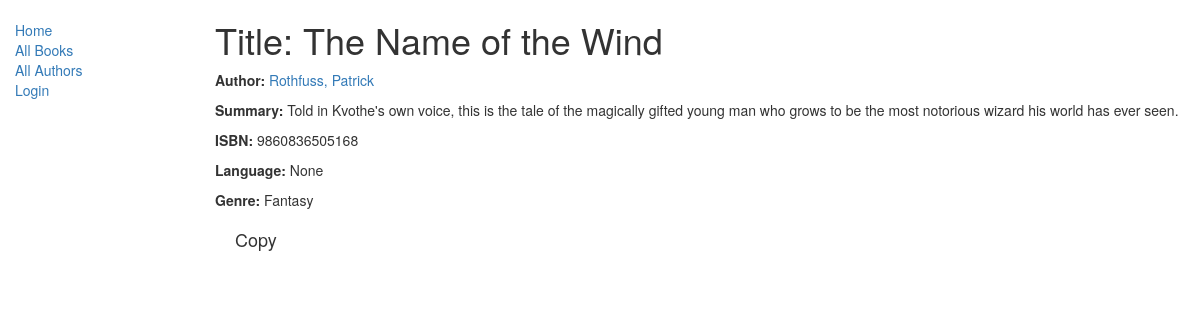
The app's page /catalog/books/2/, older data.
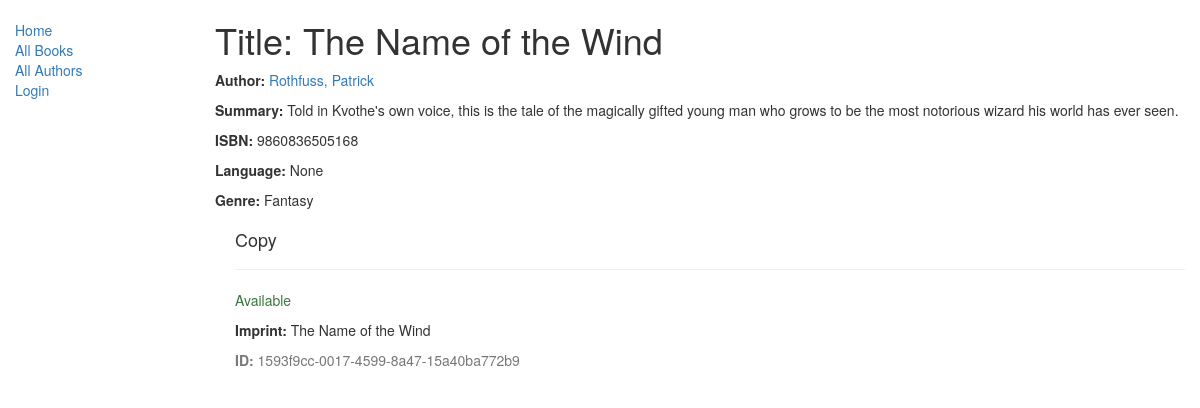
The same page, newer data.
### catalog/models.py (models this page shows, shortened)
class Genre(models.Model):
	name = models.CharField(max_length=200, help_text='Enter a book genre (e.g. Science Ficion, French Poetry, etc.)')
	def __str__(self):
		return self.name

class BookInstance(models.Model):
	id = models.UUIDField(primary_key=True, default=uuid.uuid4, help_text='Unique ID for the particular book across the entire library')
	book = models.ForeignKey('Book', on_delete=models.SET_NULL, null=True)
	imprint = models.CharField(max_length=200)
	due_back = models.DateField(null=True, blank=True)
	borrower = models.ForeignKey(User, on_delete=models.SET_NULL, null=True, blank=True)
	LOAN_STATUS = (
		('m', 'Maintenance'),
		('o', 'On Loan'),
		('a', 'Available'),
		('r', 'Reserved'),
	)
	status = models.CharField(max_length=1, choices=LOAN_STATUS, blank=True, default='m', help_text='Book Availability')
	class Meta:
		ordering = ['due_back']
		permissions = (('can_marked_returned', 'Set book as returned'), )

### catalog/views.py (the view)
# urls.py: url(r'^books/(?P<pk>[0-9]+)/$', views.BookDetailView.as_view(), name='book-detail'),
class BookDetailView(DetailView):
	model = Book

### catalog/models.py (called while the page is built)
	def __str__(self):
		return '{0}, {1}'.format(self.last_name,self.first_name)

### catalog/templates/catalog/book_detail.html (shortened to what this page needs)
{% extends "base_generic.html" %}
{% block content %}
<h1>Title: {{ book.title }}</h1>
<p><strong>Author: </strong> <a href="{% url "catalog:author-detail" book.author.pk %}">{{ book.author }}</a></p>
<p><strong>Summary: </strong>{{ book.summary }}</p>
<p><strong>ISBN: </strong>{{ book.isbn }}</p>
<p><strong>Language: </strong>{{ book.language }}</p>
<p><strong>Genre: </strong>{% for genre in book.genre.all %} {{ genre }}{% if not forloop.last %}, {% endif %}{% endfor %}</p>
<div style="margin-left:20px; margin-top:20px; ">
<h4>Copy</h4>
{% for copy in book.bookinstance_set.all %}
	<hr>
	<p class="{% if copy.status == 'a' %}text-success {% elif copy.status == 'm' %}text-danger{% endif %}">{{ copy.get_status_display }}</p>
	<p><strong>Imprint:</strong> {{ copy.imprint }}</p>
	<p class="text-muted"><strong>ID:</strong> {{ copy.id }}</p>
{% endfor %}
</div>
{% endblock content %}

Row changes from the older to the newer data that the page shows:
added BookInstance: status "Available", imprint "The Name of the Wind", id "1593f9cc-0017-4599-8a47-15a40ba772b9"
